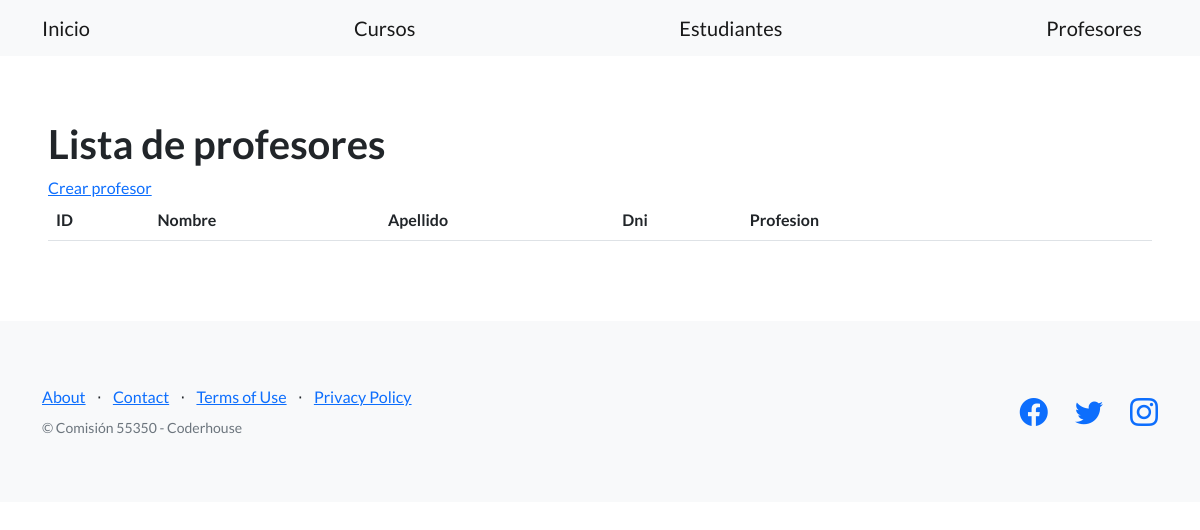
Page /estudios/profesores/ on the earlier database version.
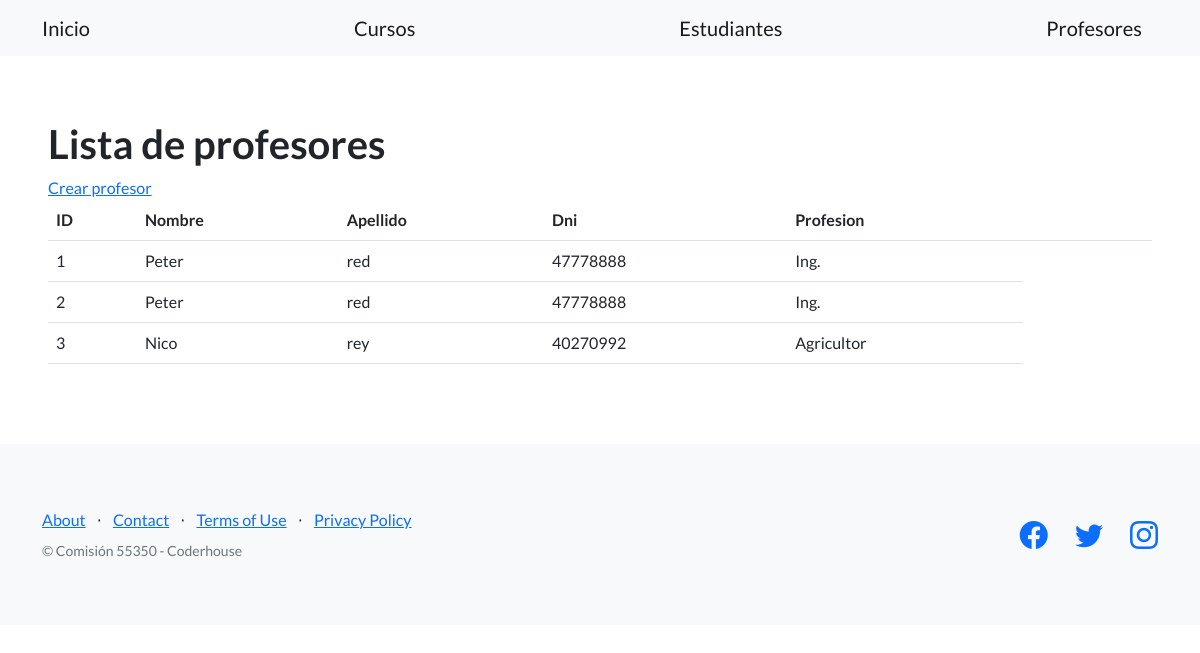
Same page on the later database version.
### control_estudios/models.py (models this page shows, shortened)
class Profesor(models.Model):
    apellido = models.CharField(max_length=256)
    nombre = models.CharField(max_length=256)
    dni = models.CharField(max_length=32)
    email = models.EmailField(blank=True)
    fecha_nacimiento = models.DateField(null=True, blank=True)
    profesion = models.CharField(max_length=128)

### control_estudios/views.py (the view)
# urls.py: path("profesores/", listar_profesores, name="lista_profesores"),
def listar_profesores(request):
    contexto = {
        "profesores": Profesor.objects.all(), #hago dinamica la base de datos, puede haber datos constantes
    }
    http_response = render(
        request=request,
        template_name='control_estudios/lista_profesores.html',
        context=contexto,
    )
    return http_response

### control_estudios/templates/control_estudios/lista_profesores.html (shortened to what this page needs)
{% extends "base.html" %}
{% block contenido %}
<h1>Lista de profesores</h1>
<a href="{% url 'crear_profesor' %}">Crear profesor</a>
<br>
<table class="table">
  <tbody>
    <tr>
      <th>ID</th>
      <th>Nombre</th>
      <th>Apellido</th>
      <th>Dni</th>
      <th>Profesion</th>
      <td></td>
      <td></td>
      <td></td>
    </tr>
    {% for profesor in profesores %}
    <tr>
      <td>{{ profesor.id }}</td>
      <td>{{ profesor.nombre }}</td>
      <td>{{ profesor.apellido }}</td>
      <td>{{ profesor.dni }}</td>
      <td>{{ profesor.profesion }}</td>
    </tr>
    {% endfor %}
  </tbody>
</table>
{% endblock contenido %}

Differences in the rows shown:
added Profesor: id "1", nombre "Peter", apellido "red", dni "47778888", profesion "Ing."
added Profesor: id "2", nombre "Peter", apellido "red", dni "47778888", profesion "Ing."
added Profesor: id "3", nombre "Nico", apellido "rey", dni "40270992", profesion "Agricultor"
